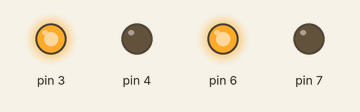
Simulated run of this sketch. Board: Arduino Uno, built with avr-gcc and run on an emulated ATmega328P. On the bench: output pins drawn as LEDs (lit = HIGH).

Above: at 0.5 s.
At 3.5 s:
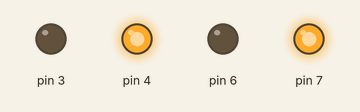
Timing chart, 0 to 4.6 s (numbered marks = the images above):
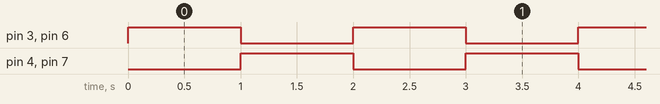

Measured:
- by itself, pin 3, pin 4, pin 6, pin 7: alternates HIGH for 1.0 s and LOW for 1.0 s

The sketch:

tre.ino
```cpp
void setup() {
  // put your setup code here, to run once:
pinMode(3,1);
pinMode(4,1);
pinMode(6,1);
pinMode(7,1);

}

void loop() {
  // put your main code here, to run repeatedly:
digitalWrite(3,1);
digitalWrite(4,0);
digitalWrite(6,1);
digitalWrite(7,0);
delay(1000);
digitalWrite(3,0);
digitalWrite(4,1);
digitalWrite(6,0);
digitalWrite(7,1);
delay(1000);
}
```
